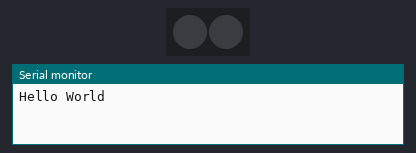
Bench run of a sketch on a simulated Arduino Uno, built with avr-gcc and run on an emulated ATmega328P. Parts: 2 RGB LEDs in strip order, left to right, the last lines printed to the serial monitor. Dim RGB values are drawn brighter than linear; random numbers use the default seed unless the sketch sets one.

Above: at 0.1 s.
At 9.95 s:
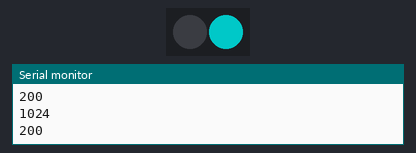
At 19.81 s:
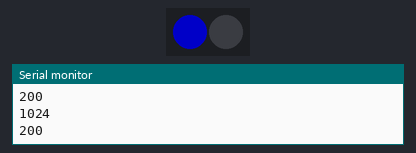
At 39.72 s:
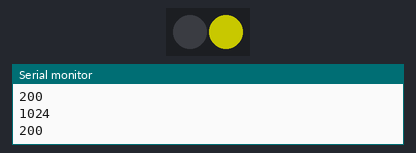
Timing chart, 0 to 40.0 s (numbered marks = the images above):
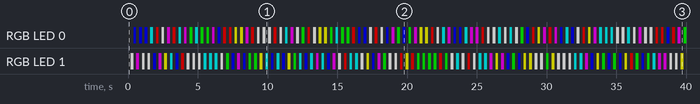

Measured:
- by itself, RGB LED 0: off → RGB(0, 0, 100) at 0.40 s, → off 0.20 s later, → RGB(0, 0, 100) 0.20 s later, → off 0.20 s later, … (197 changes in this stretch)
- by itself, RGB LED 1: off → RGB(100, 100, 100) at 0.20 s, → off 0.20 s later, → RGB(100, 0, 100) 0.20 s later, → off 0.20 s later, … (198 changes in this stretch)

The sketch:

test-leds.ino
```cpp
#include <Adafruit_NeoPixel.h>

Adafruit_NeoPixel leds = Adafruit_NeoPixel(2, 15, NEO_GRB + NEO_KHZ800);

void setup() {
 Serial.begin(9600);
 Serial.println("Hello World");
  pinMode(0, OUTPUT);
 leds.begin();
 leds.show();

}

void loop() {
  digitalWrite(0, LOW);
 // put your main code here, to run repeatedly:
 static uint32_t last_switched = 0;
 static uint8_t blink_state = 0;

 static uint32_t switch_speed = 200;

 static uint8_t r_l = 0;
 static uint8_t g_l = 0;
 static uint8_t b_l = 0;


 if (millis() - last_switched > switch_speed){
   //uint16_t analog_in = analogRead(A0);
   uint16_t analog_in = 1024;
   last_switched = millis();

   uint8_t r = 0;
   uint8_t g = 0;
   uint8_t b = 0;

   do{
     r = 255*random(0, 2);
     g = 255*random(0, 2);
     b = 255*random(0, 2);
   }while(((r+g+b)==0)||(r==r_l && g==g_l && b==b_l));

   r_l = r;
   b_l = b;
   g_l = g;

   if(blink_state==1){
     blink_state=0;

     leds.setPixelColor(0,r,g,b);
     leds.setPixelColor(1,0,0,0);

   }else{
     blink_state =   1;

     leds.setPixelColor(1,r,g,b);
     leds.setPixelColor(0,0,0,0);
   }


  leds.setBrightness(100);

   //leds.setBrightness(map(analog_in,0,1000,0,255));

   //switch_speed = map(analog_in,0,1000,1000,20);

   leds.show();
   Serial.println(analog_in);
   Serial.println(switch_speed);
 }


}
```
